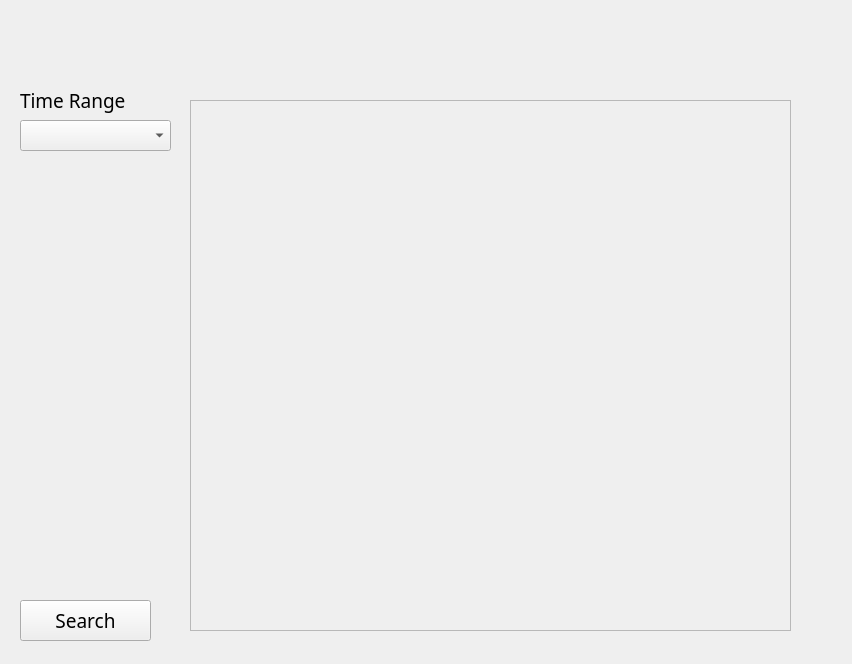
   <widget class="QWidget" name="PurchaseHistoryPage">
    <widget class="QComboBox" name="PurchaseHistory_TimeRangeInput">
     <property name="geometry">
      <rect>
       <x>20</x>
       <y>120</y>
       <width>151</width>
       <height>31</height>
      </rect>
     </property>
     <property name="font">
      <font>
       <family>Source Sans Pro</family>
       <pointsize>12</pointsize>
      </font>
     </property>
    </widget>
    <widget class="QLabel" name="PurchaseHistory_TimeRangeLabel">
     <property name="geometry">
      <rect>
       <x>20</x>
       <y>80</y>
       <width>141</width>
       <height>41</height>
      </rect>
     </property>
     <property name="font">
      <font>
       <family>Source Sans Pro</family>
       <pointsize>14</pointsize>
       <weight>50</weight>
       <bold>false</bold>
      </font>
     </property>
     <property name="text">
      <string>Time Range</string>
     </property>
    </widget>
    <widget class="QLabel" name="PurchaseHistory_Background">
     <property name="geometry">
      <rect>
       <x>0</x>
       <y>0</y>
       <width>843</width>
       <height>655</height>
      </rect>
     </property>
     <property name="text">
      <string/>
     </property>
    </widget>
    <widget class="QPushButton" name="PurchaseHistory_SearchButton">
     <property name="geometry">
      <rect>
       <x>20</x>
       <y>600</y>
       <width>131</width>
       <height>41</height>
      </rect>
     </property>
     <property name="font">
      <font>
       <family>Coolvetica Rg</family>
       <pointsize>14</pointsize>
      </font>
     </property>
     <property name="text">
      <string>Search</string>
     </property>
     <property name="flat">
      <bool>false</bool>
     </property>
    </widget>
    <widget class="QLabel" name="PurchaseHistory_Display">
     <property name="geometry">
      <rect>
       <x>190</x>
       <y>100</y>
       <width>601</width>
       <height>531</height>
      </rect>
     </property>
     <property name="font">
      <font>
       <family>Source Sans Pro</family>
       <pointsize>14</pointsize>
      </font>
     </property>
     <property name="frameShape">
      <enum>QFrame::StyledPanel</enum>
     </property>
     <property name="text">
      <string/>
     </property>
     <property name="alignment">
      <set>Qt::AlignLeading|Qt::AlignLeft|Qt::AlignTop</set>
     </property>
    </widget>
    <zorder>PurchaseHistory_Background</zorder>
    <zorder>PurchaseHistory_TimeRangeInput</zorder>
    <zorder>PurchaseHistory_TimeRangeLabel</zorder>
    <zorder>PurchaseHistory_SearchButton</zorder>
    <zorder>PurchaseHistory_Display</zorder>
   </widget>
